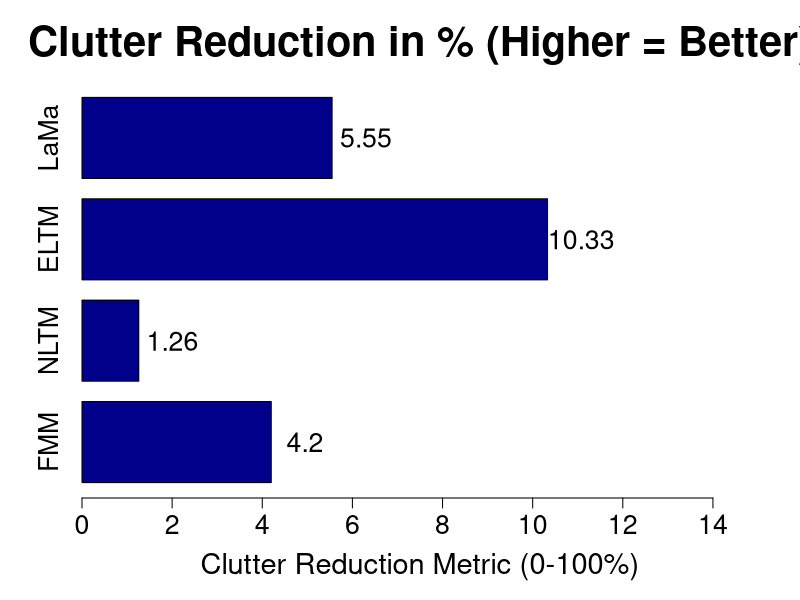

Reproduce this figure in R.
png(filename = "LaMaClutter.png", 
    width = 2000,   
    height = 1400, 
    res = 225)

x <- c("FMM", "NLTM", "ELTM", "LaMa")
y <- c(4.2, 1.26, 10.33, 5.55)

bp <- barplot(y, 
              names.arg = x, 
              horiz = TRUE, 
              col = "darkblue", 
              xlab = "Clutter Reduction Metric (0-100%)", 
              main = "Clutter Reduction in % (Higher = Better)", 
              xlim = c(0, 15),
              cex.axis = 1.6,
              cex.names = 1.6,
              cex.lab = 1.74,
              cex.main = 2.5,
              space = 0.25)

text(x = y + 0.75,  
     y = bp,
     labels = y,
     cex = 1.6)

dev.off()
